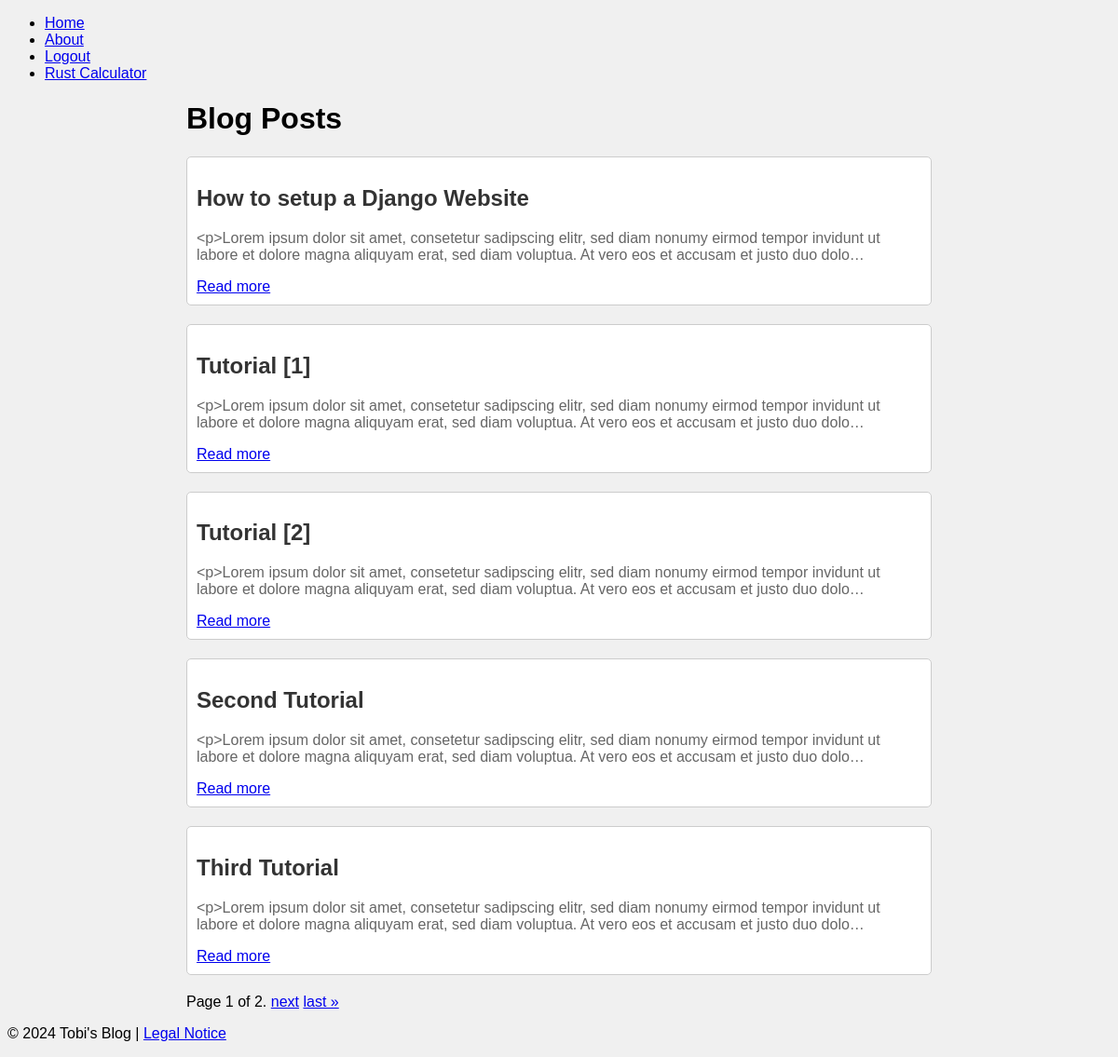
The page / on the database its author committed.
### blog/models.py (models this page shows, shortened)
class Post(models.Model):
    title = models.CharField(max_length=200)
    content = models.TextField()
    created_at = models.DateTimeField(auto_now_add=True)

### blog/views.py (the view)
# urls.py: path('', views.post_list, name='post_list'),
def post_list(request):
    posts = Post.objects.all()
    paginator = Paginator(posts, 5)
    page = request.GET.get('page')
    try:
        posts = paginator.page(page)
    except PageNotAnInteger:
        posts = paginator.page(1)
    except EmptyPage:
        posts = paginator.page(paginator.num_pages)
    return render(request, 'blog/post_list.html', {'posts': posts})

### blog/templates/blog/post_list.html (shortened to what this page needs)
{% extends "base.html" %}
{% block content %}
    <h1>Blog Posts</h1>
    {% for post in posts %}
        <div class="post">
            <h2>{{ post.title }}</h2>
            <p>{{ post.content|truncatechars:200 }}</p>
            <a href="{% url 'post_detail' pk=post.pk %}">Read more</a>
        </div>
    {% endfor %}
    <div class="pagination">
        <span class="step-links">
            <span class="current">
                Page {{ posts.number }} of {{ posts.paginator.num_pages }}.
            </span>
            {% if posts.has_next %}
                <a href="?page={{ posts.next_page_number }}">next</a>
                <a href="?page={{ posts.paginator.num_pages }}">last &raquo;</a>
            {% endif %}
        </span>
    </div>
{% endblock %}

### blog/static/blog/css/post_list.css (style rules this page uses)
body { font-family: Arial, sans-serif; background-color: #f0f0f0; }
.post { border: 1px solid #ccc; border-radius: 5px; padding: 10px; margin-bottom: 20px; background-color: #fff; }
.post h2 { color: #333; }
.post p { color: #666; }

### rows shown on the page
Post: title "How to setup a Django Website", content "<p>Lorem ipsum dolor sit amet, consetetur sadipscing elitr, sed diam nonumy eirmod tempor invidunt ut labore et dolore magna aliquyam erat, sed diam voluptua. At vero eos et accusam et justo duo dolo…"
Post: title "Tutorial [1]", content "<p>Lorem ipsum dolor sit amet, consetetur sadipscing elitr, sed diam nonumy eirmod tempor invidunt ut labore et dolore magna aliquyam erat, sed diam voluptua. At vero eos et accusam et justo duo dolo…"
Post: title "Tutorial [2]", content "<p>Lorem ipsum dolor sit amet, consetetur sadipscing elitr, sed diam nonumy eirmod tempor invidunt ut labore et dolore magna aliquyam erat, sed diam voluptua. At vero eos et accusam et justo duo dolo…"
Post: title "Second Tutorial", content "<p>Lorem ipsum dolor sit amet, consetetur sadipscing elitr, sed diam nonumy eirmod tempor invidunt ut labore et dolore magna aliquyam erat, sed diam voluptua. At vero eos et accusam et justo duo dolo…"
Post: title "Third Tutorial", content "<p>Lorem ipsum dolor sit amet, consetetur sadipscing elitr, sed diam nonumy eirmod tempor invidunt ut labore et dolore magna aliquyam erat, sed diam voluptua. At vero eos et accusam et justo duo dolo…"

### other values the page prints
{{ posts.number }} "1"
{{ posts.paginator.num_pages }} "2"
